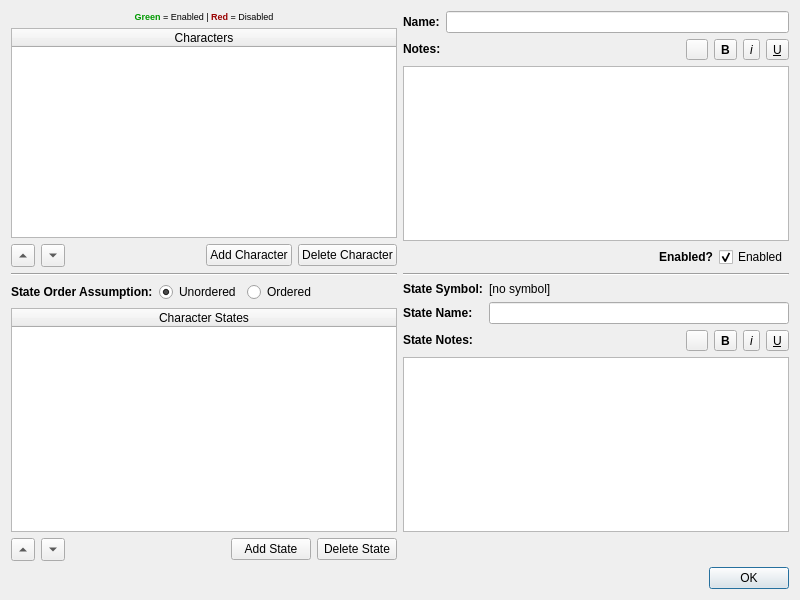
<?xml version="1.0" encoding="UTF-8"?>
<ui version="4.0">
 <class>CharactersDialog</class>
 <widget class="QDialog" name="CharactersDialog">
  <property name="geometry">
   <rect>
    <x>0</x>
    <y>0</y>
    <width>800</width>
    <height>600</height>
   </rect>
  </property>
  <property name="windowTitle">
   <string>Add/Edit Characters...</string>
  </property>
  <property name="windowIcon">
   <iconset resource="resources.qrc">
    <normaloff>:/icons/icon.ico</normaloff>:/icons/icon.ico</iconset>
  </property>
  <layout class="QVBoxLayout" name="verticalLayout">
   <item>
    <layout class="QGridLayout" name="gridLayout_2">
     <property name="leftMargin">
      <number>0</number>
     </property>
     <property name="topMargin">
      <number>0</number>
     </property>
     <property name="bottomMargin">
      <number>0</number>
     </property>
     <item row="0" column="1">
      <layout class="QVBoxLayout" name="verticalLayout_3">
       <property name="rightMargin">
        <number>0</number>
       </property>
       <property name="bottomMargin">
        <number>0</number>
       </property>
       <item>
        <layout class="QGridLayout" name="gridLayout">
         <property name="rightMargin">
          <number>0</number>
         </property>
         <item row="0" column="0">
          <widget class="QLabel" name="label">
           <property name="text">
            <string>&lt;html&gt;&lt;head/&gt;&lt;body&gt;&lt;p&gt;&lt;span style=&quot; font-weight:600;&quot;&gt;Name:&lt;/span&gt;&lt;/p&gt;&lt;/body&gt;&lt;/html&gt;</string>
           </property>
          </widget>
         </item>
         <item row="0" column="1">
          <widget class="QLineEdit" name="nameLineEdit"/>
         </item>
        </layout>
       </item>
       <item>
        <layout class="QVBoxLayout" name="verticalLayout_4">
         <item>
          <layout class="QHBoxLayout" name="horizontalLayout_4">
           <property name="bottomMargin">
            <number>0</number>
           </property>
           <item>
            <widget class="QLabel" name="label_4">
             <property name="text">
              <string>&lt;html&gt;&lt;head/&gt;&lt;body&gt;&lt;p&gt;&lt;span style=&quot; font-weight:600;&quot;&gt;Notes:&lt;/span&gt;&lt;/p&gt;&lt;/body&gt;&lt;/html&gt;</string>
             </property>
            </widget>
           </item>
           <item>
            <spacer name="horizontalSpacer_3">
             <property name="orientation">
              <enum>Qt::Horizontal</enum>
             </property>
             <property name="sizeHint" stdset="0">
              <size>
               <width>40</width>
               <height>20</height>
              </size>
             </property>
            </spacer>
           </item>
           <item>
            <widget class="QToolButton" name="colorToolButton">
             <property name="text">
              <string/>
             </property>
             <property name="iconSize">
              <size>
               <width>14</width>
               <height>14</height>
              </size>
             </property>
            </widget>
           </item>
           <item>
            <widget class="QToolButton" name="boldToolButton">
             <property name="font">
              <font>
               <weight>75</weight>
               <bold>true</bold>
              </font>
             </property>
             <property name="text">
              <string>B</string>
             </property>
             <property name="checkable">
              <bool>true</bool>
             </property>
            </widget>
           </item>
           <item>
            <widget class="QToolButton" name="italicToolButton">
             <property name="font">
              <font>
               <italic>true</italic>
              </font>
             </property>
             <property name="text">
              <string>i</string>
             </property>
             <property name="checkable">
              <bool>true</bool>
             </property>
            </widget>
           </item>
           <item>
            <widget class="QToolButton" name="underlineToolButton">
             <property name="font">
              <font>
               <underline>true</underline>
              </font>
             </property>
             <property name="text">
              <string>U</string>
             </property>
             <property name="checkable">
              <bool>true</bool>
             </property>
            </widget>
           </item>
          </layout>
         </item>
         <item>
          <widget class="QTextEdit" name="notesTextEdit"/>
         </item>
        </layout>
       </item>
       <item>
        <layout class="QHBoxLayout" name="horizontalLayout_3">
         <property name="bottomMargin">
          <number>0</number>
         </property>
         <item>
          <spacer name="horizontalSpacer_2">
           <property name="orientation">
            <enum>Qt::Horizontal</enum>
           </property>
           <property name="sizeHint" stdset="0">
            <size>
             <width>40</width>
             <height>20</height>
            </size>
           </property>
          </spacer>
         </item>
         <item>
          <widget class="QLabel" name="label_2">
           <property name="text">
            <string>&lt;html&gt;&lt;head/&gt;&lt;body&gt;&lt;p&gt;&lt;span style=&quot; font-weight:600;&quot;&gt;Enabled?&lt;/span&gt;&lt;/p&gt;&lt;/body&gt;&lt;/html&gt;</string>
           </property>
          </widget>
         </item>
         <item>
          <widget class="QCheckBox" name="isEnabledCheckBox">
           <property name="text">
            <string>Enabled</string>
           </property>
           <property name="checked">
            <bool>true</bool>
           </property>
          </widget>
         </item>
        </layout>
       </item>
      </layout>
     </item>
     <item row="1" column="0">
      <widget class="Line" name="line">
       <property name="lineWidth">
        <number>1</number>
       </property>
       <property name="orientation">
        <enum>Qt::Horizontal</enum>
       </property>
      </widget>
     </item>
     <item row="1" column="1">
      <widget class="Line" name="line_2">
       <property name="lineWidth">
        <number>1</number>
       </property>
       <property name="orientation">
        <enum>Qt::Horizontal</enum>
       </property>
      </widget>
     </item>
     <item row="0" column="0">
      <layout class="QVBoxLayout" name="verticalLayout_2">
       <item>
        <widget class="QLabel" name="label_3">
         <property name="text">
          <string>&lt;html&gt;&lt;head/&gt;&lt;body&gt;&lt;p align=&quot;center&quot;&gt;&lt;span style=&quot; font-size:7pt; font-weight:600; color:#009900;&quot;&gt;Green&lt;/span&gt;&lt;span style=&quot; font-size:7pt;&quot;&gt; = Enabled |&lt;/span&gt;&lt;span style=&quot; font-size:7pt; font-weight:600; color:#990000;&quot;&gt; Red&lt;/span&gt;&lt;span style=&quot; font-size:7pt;&quot;&gt; = Disabled&lt;/span&gt;&lt;/p&gt;&lt;/body&gt;&lt;/html&gt;</string>
         </property>
        </widget>
       </item>
       <item>
        <widget class="QTableWidget" name="characterListTableWidget">
         <attribute name="horizontalHeaderStretchLastSection">
          <bool>true</bool>
         </attribute>
         <column>
          <property name="text">
           <string>Characters</string>
          </property>
         </column>
        </widget>
       </item>
       <item>
        <layout class="QHBoxLayout" name="horizontalLayout_2">
         <property name="topMargin">
          <number>0</number>
         </property>
         <item>
          <widget class="QToolButton" name="upToolButton">
           <property name="text">
            <string>...</string>
           </property>
           <property name="arrowType">
            <enum>Qt::UpArrow</enum>
           </property>
          </widget>
         </item>
         <item>
          <widget class="QToolButton" name="downToolButton">
           <property name="text">
            <string>...</string>
           </property>
           <property name="arrowType">
            <enum>Qt::DownArrow</enum>
           </property>
          </widget>
         </item>
         <item>
          <spacer name="horizontalSpacer">
           <property name="orientation">
            <enum>Qt::Horizontal</enum>
           </property>
           <property name="sizeHint" stdset="0">
            <size>
             <width>40</width>
             <height>20</height>
            </size>
           </property>
          </spacer>
         </item>
         <item>
          <widget class="QPushButton" name="addPushButton">
           <property name="text">
            <string>Add Character</string>
           </property>
          </widget>
         </item>
         <item>
          <widget class="QPushButton" name="deletePushButton">
           <property name="text">
            <string>Delete Character</string>
           </property>
          </widget>
         </item>
        </layout>
       </item>
      </layout>
     </item>
     <item row="2" column="1">
      <layout class="QVBoxLayout" name="verticalLayout_8">
       <property name="topMargin">
        <number>0</number>
       </property>
       <property name="rightMargin">
        <number>0</number>
       </property>
       <item>
        <layout class="QGridLayout" name="gridLayout_3">
         <property name="rightMargin">
          <number>0</number>
         </property>
         <item row="1" column="0">
          <widget class="QLabel" name="label_7">
           <property name="text">
            <string>&lt;html&gt;&lt;head/&gt;&lt;body&gt;&lt;p&gt;&lt;span style=&quot; font-weight:600;&quot;&gt;State Name:&lt;/span&gt;&lt;/p&gt;&lt;/body&gt;&lt;/html&gt;</string>
           </property>
          </widget>
         </item>
         <item row="1" column="1">
          <widget class="QLineEdit" name="stateNameLineEdit"/>
         </item>
         <item row="0" column="0">
          <widget class="QLabel" name="label_8">
           <property name="text">
            <string>&lt;html&gt;&lt;head/&gt;&lt;body&gt;&lt;p&gt;&lt;span style=&quot; font-weight:600;&quot;&gt;State Symbol:&lt;/span&gt;&lt;/p&gt;&lt;/body&gt;&lt;/html&gt;</string>
           </property>
          </widget>
         </item>
         <item row="0" column="1">
          <widget class="QLabel" name="stateSymbolLabel">
           <property name="text">
            <string>[no symbol]</string>
           </property>
          </widget>
         </item>
        </layout>
       </item>
       <item>
        <layout class="QVBoxLayout" name="verticalLayout_5">
         <item>
          <layout class="QHBoxLayout" name="horizontalLayout_8">
           <property name="bottomMargin">
            <number>0</number>
           </property>
           <item>
            <widget class="QLabel" name="label_6">
             <property name="text">
              <string>&lt;html&gt;&lt;head/&gt;&lt;body&gt;&lt;p&gt;&lt;span style=&quot; font-weight:600;&quot;&gt;State Notes:&lt;/span&gt;&lt;/p&gt;&lt;/body&gt;&lt;/html&gt;</string>
             </property>
            </widget>
           </item>
           <item>
            <spacer name="horizontalSpacer_6">
             <property name="orientation">
              <enum>Qt::Horizontal</enum>
             </property>
             <property name="sizeHint" stdset="0">
              <size>
               <width>40</width>
               <height>20</height>
              </size>
             </property>
            </spacer>
           </item>
           <item>
            <widget class="QToolButton" name="stateColorToolButton">
             <property name="text">
              <string/>
             </property>
             <property name="iconSize">
              <size>
               <width>14</width>
               <height>14</height>
              </size>
             </property>
            </widget>
           </item>
           <item>
            <widget class="QToolButton" name="stateBoldToolButton">
             <property name="font">
              <font>
               <weight>75</weight>
               <bold>true</bold>
              </font>
             </property>
             <property name="text">
              <string>B</string>
             </property>
             <property name="checkable">
              <bool>true</bool>
             </property>
            </widget>
           </item>
           <item>
            <widget class="QToolButton" name="stateItalicToolButton">
             <property name="font">
              <font>
               <italic>true</italic>
              </font>
             </property>
             <property name="text">
              <string>i</string>
             </property>
             <property name="checkable">
              <bool>true</bool>
             </property>
            </widget>
           </item>
           <item>
            <widget class="QToolButton" name="stateUnderlineToolButton">
             <property name="font">
              <font>
               <underline>true</underline>
              </font>
             </property>
             <property name="text">
              <string>U</string>
             </property>
             <property name="checkable">
              <bool>true</bool>
             </property>
            </widget>
           </item>
          </layout>
         </item>
         <item>
          <widget class="QTextEdit" name="stateNotesTextEdit"/>
         </item>
        </layout>
       </item>
      </layout>
     </item>
     <item row="2" column="0">
      <layout class="QVBoxLayout" name="verticalLayout_6">
       <property name="sizeConstraint">
        <enum>QLayout::SetDefaultConstraint</enum>
       </property>
       <property name="topMargin">
        <number>0</number>
       </property>
       <item>
        <layout class="QHBoxLayout" name="horizontalLayout_6">
         <property name="topMargin">
          <number>0</number>
         </property>
         <property name="rightMargin">
          <number>0</number>
         </property>
         <item>
          <widget class="QLabel" name="label_5">
           <property name="text">
            <string>&lt;html&gt;&lt;head/&gt;&lt;body&gt;&lt;p&gt;&lt;span style=&quot; font-weight:600;&quot;&gt;State Order Assumption:&lt;/span&gt;&lt;/p&gt;&lt;/body&gt;&lt;/html&gt;</string>
           </property>
          </widget>
         </item>
         <item>
          <widget class="QRadioButton" name="unorderedRadioButton">
           <property name="text">
            <string>Unordered</string>
           </property>
           <property name="checked">
            <bool>true</bool>
           </property>
           <attribute name="buttonGroup">
            <string notr="true">orderButtonGroup</string>
           </attribute>
          </widget>
         </item>
         <item>
          <widget class="QRadioButton" name="orderedRadioButton">
           <property name="text">
            <string>Ordered</string>
           </property>
           <attribute name="buttonGroup">
            <string notr="true">orderButtonGroup</string>
           </attribute>
          </widget>
         </item>
         <item>
          <spacer name="horizontalSpacer_5">
           <property name="orientation">
            <enum>Qt::Horizontal</enum>
           </property>
           <property name="sizeHint" stdset="0">
            <size>
             <width>40</width>
             <height>20</height>
            </size>
           </property>
          </spacer>
         </item>
        </layout>
       </item>
       <item>
        <widget class="QTableWidget" name="statesListTableWidget">
         <attribute name="horizontalHeaderStretchLastSection">
          <bool>true</bool>
         </attribute>
         <column>
          <property name="text">
           <string>Character States</string>
          </property>
         </column>
        </widget>
       </item>
      </layout>
     </item>
     <item row="3" column="0">
      <layout class="QHBoxLayout" name="horizontalLayout_5">
       <item>
        <widget class="QToolButton" name="upStateToolButton">
         <property name="text">
          <string>...</string>
         </property>
         <property name="arrowType">
          <enum>Qt::UpArrow</enum>
         </property>
        </widget>
       </item>
       <item>
        <widget class="QToolButton" name="downStateToolButton">
         <property name="text">
          <string>...</string>
         </property>
         <property name="arrowType">
          <enum>Qt::DownArrow</enum>
         </property>
        </widget>
       </item>
       <item>
        <spacer name="horizontalSpacer_4">
         <property name="orientation">
          <enum>Qt::Horizontal</enum>
         </property>
         <property name="sizeHint" stdset="0">
          <size>
           <width>40</width>
           <height>20</height>
          </size>
         </property>
        </spacer>
       </item>
       <item>
        <widget class="QPushButton" name="pushButton_2">
         <property name="text">
          <string>Add State</string>
         </property>
        </widget>
       </item>
       <item>
        <widget class="QPushButton" name="deleteStatePushButton">
         <property name="text">
          <string>Delete State</string>
         </property>
        </widget>
       </item>
      </layout>
     </item>
    </layout>
   </item>
   <item>
    <widget class="QDialogButtonBox" name="buttonBox">
     <property name="orientation">
      <enum>Qt::Horizontal</enum>
     </property>
     <property name="standardButtons">
      <set>QDialogButtonBox::Ok</set>
     </property>
    </widget>
   </item>
  </layout>
 </widget>
 <resources>
  <include location="resources.qrc"/>
 </resources>
 <connections/>
 <buttongroups>
  <buttongroup name="orderButtonGroup"/>
 </buttongroups>
</ui>
